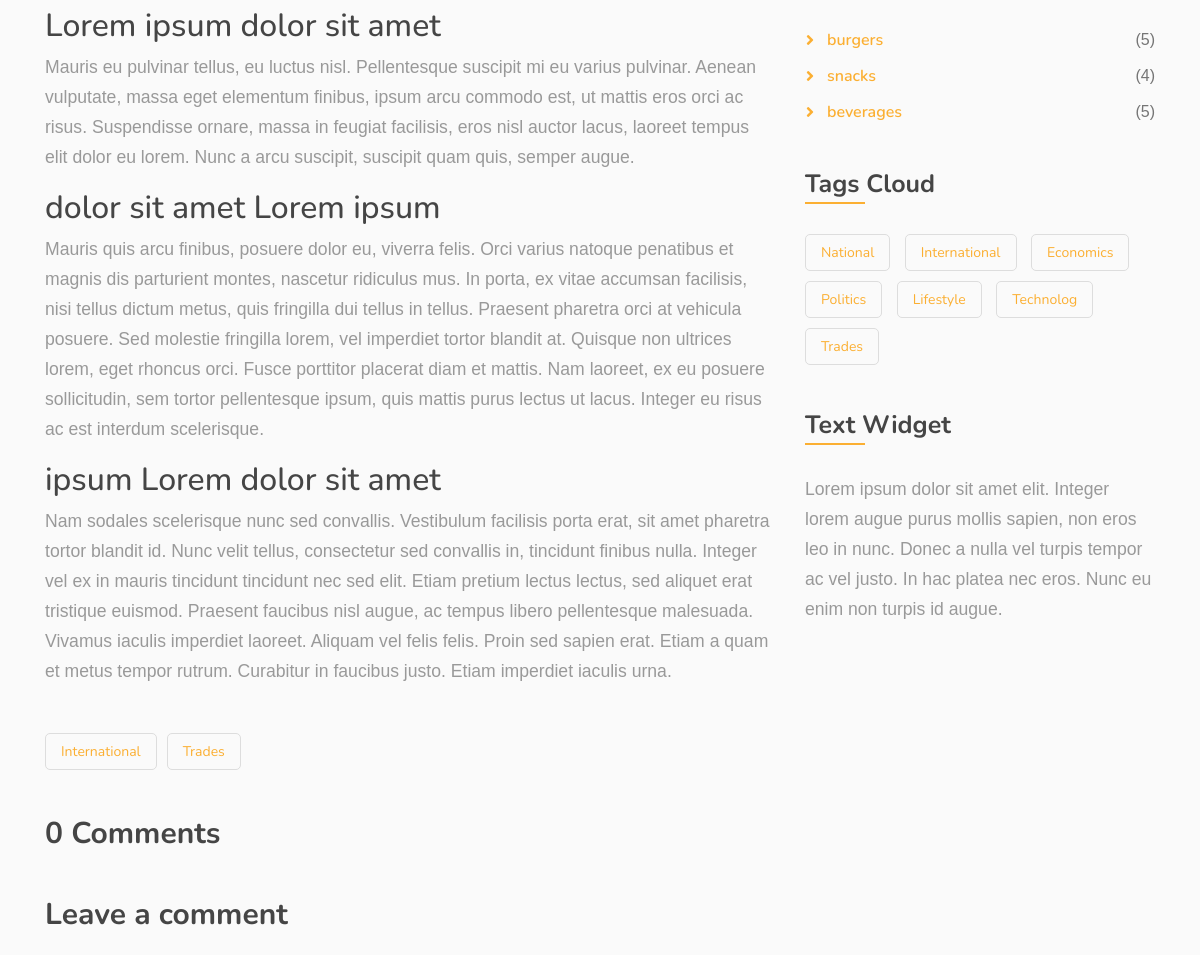
Page /single.php?id=1 (middle part) on the earlier database version.
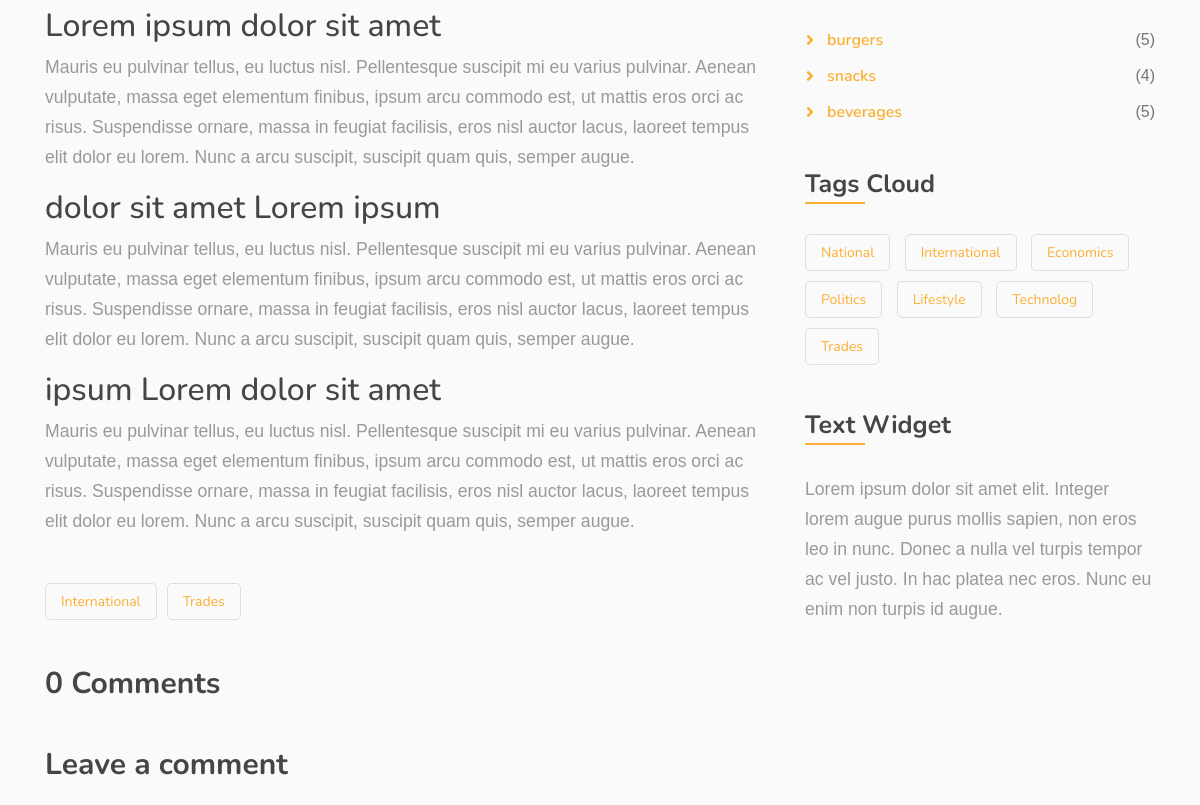
Same page on the later database version.
### tables this page shows
CREATE TABLE `food_blog` (
  `id` int(16) NOT NULL,
  `title1` varchar(256) NOT NULL,
  `title2` varchar(256) NOT NULL,
  `title3` varchar(256) NOT NULL,
  `info1` text NOT NULL,
  `info2` text NOT NULL,
  `info3` text NOT NULL,
  `img` varchar(128) NOT NULL,
  `categories` varchar(128) NOT NULL,
  `date` int(32) NOT NULL,
  `tag` text NOT NULL
);

### single.php (the view, shortened to what this page needs)
<!DOCTYPE html>
<html lang="en">
<head>
    <link href="https://stackpath.bootstrapcdn.com/bootstrap/4.4.1/css/bootstrap.min.css" rel="stylesheet">
    <link href="https://cdnjs.cloudflare.com/ajax/libs/font-awesome/5.10.0/css/all.min.css" rel="stylesheet">
    <link href="lib/animate/animate.min.css" rel="stylesheet">
    <link href="lib/owlcarousel/assets/owl.carousel.min.css" rel="stylesheet">
    <link href="lib/flaticon/font/flaticon.css" rel="stylesheet">
    <link href="lib/tempusdominus/css/tempusdominus-bootstrap-4.min.css" rel="stylesheet" />
    <link href="css/style.css" rel="stylesheet">
</head>
<body>
    <div class="single">
        <div class="container">
            <div class="row">
                <div class="col-lg-8">
                    <?php
                    require_once "./php/db.php";
                    $query = "SELECT * FROM food_blog WHERE id=$_GET[id]";
                    $result = mysqli_query($mysqli, $query);
                    $row = mysqli_fetch_assoc($result);
                    ?>
                    <div class="single-content">
                        <h2><?php echo $row['title1'] ?></h2>
                        <p><?php echo $row['info1'] ?></p>
                        <h2><?php echo $row['title2'] ?></h2>
                        <p><?php echo $row['info2'] ?></p>
                        <h2><?php echo $row['title3'] ?></h2>
                        <p><?php echo $row['info3'] ?></p>
                    </div>
                    <?php
                    $newText = $row['tag'];
                    $blogs = explode(",", $newText);
                    ?>
                    <div class="single-tags">
                        <?php
                        foreach ($blogs as $blog) {
                        ?>
                            <a href="blog.php?tag=<?php echo $blog ?>"><?php echo $blog ?></a>
                        <?php
                        }
                        ?>
                    </div>
                    <?php
                    require_once "php/db.php";
                    $queryCount = "SELECT * FROM comment WHERE blog_id = '" . $_GET['id'] . "'";
                    $resultCount = mysqli_query($mysqli, $queryCount);
                    $count = mysqli_num_rows($resultCount);
                    ?>
                    <div class="single-comment">
                        <h2><?php echo $count; ?> Comments</h2>
                    </div>
                    <div class="comment-form">
                        <h2>Leave a comment</h2>
                    </div>
                </div>
                <div class="col-lg-4">
                    <div class="sidebar">
                        <div class="sidebar-widget">
                            <div class="category-widget">
                                <ul>
                                    <?php
                                    $query = "SELECT id, name FROM food_categories";
                                    $result = mysqli_query($mysqli, $query);
                                    while ($row = mysqli_fetch_assoc($result)) {
                                        $query1 = "SELECT id FROM all_foods WHERE categories_id = '" . $row['id'] . "'";
                                        $result1 = mysqli_query($mysqli, $query1);
                                        $count = mysqli_num_rows($result1);
                                    ?>
                                        <li><a href="menu.php#menu"><?php echo $row["name"] ?></a><span>(<?php echo $count; ?>)</span></li>
                                    <?php } ?>
                                </ul>
                            </div>
                        </div>
                        <div class="sidebar-widget">
                            <h2 class="widget-title">Tags Cloud</h2>
                            <div class="tag-widget">
                                <?php
                                $query = "SELECT * FROM tags";
                                $result = mysqli_query($mysqli, $query);
                                while ($row = mysqli_fetch_assoc($result)) {
                                ?>
                                    <a href="blog.php?&tag=<?php echo $row['name']; ?>"><?php echo $row["name"]; ?></a>
                                <?php } ?>
                            </div>
                        </div>
                        <div class="sidebar-widget">
                            <h2 class="widget-title">Text Widget</h2>
                            <div class="text-widget">
                                <p>
                                    Lorem ipsum dolor sit amet elit. Integer lorem augue purus mollis sapien, non eros leo in nunc. Donec a nulla vel turpis tempor ac vel justo. In hac platea nec eros. Nunc eu enim non turpis id augue.
                                </p>
                            </div>
                        </div>
                    </div>
                </div>
            </div>
        </div>
    </div>
</body>
</html>

Differences in the rows shown:
changed food_blog "Lorem ipsum dolor sit amet": info2 "Mauris quis arcu finibus, posuere dolor eu, viverra felis. Orci varius natoque penatibus et magnis dis parturient montes, nascetur ridiculus mus. In porta, ex vitae accumsan facilisis, nisi tellus dictum metus, quis fringilla dui tellus in tellus. Praesent pharetra orci at vehicula posuere. Sed molestie fringilla lorem, vel imperdiet tortor blandit at. Quisque non ultrices lorem, eget rhoncus orci. Fusce porttitor placerat diam et mattis. Nam laoreet, ex eu posuere sollicitudin, sem tortor pellentesque ipsum, quis mattis purus lectus ut lacus. Integer eu risus ac est interdum scelerisque." → "Mauris eu pulvinar tellus, eu luctus nisl. Pellentesque suscipit mi eu varius pulvinar. Aenean vulputate, massa eget elementum finibus, ipsum arcu commodo est, ut mattis eros orci ac risus. Suspendisse ornare, massa in feugiat facilisis, eros nisl auctor lacus, laoreet tempus elit dolor eu lorem. Nunc a arcu suscipit, suscipit quam quis, semper augue."; info3 "Nam sodales scelerisque nunc sed convallis. Vestibulum facilisis porta erat, sit amet pharetra tortor blandit id. Nunc velit tellus, consectetur sed convallis in, tincidunt finibus nulla. Integer vel ex in mauris tincidunt tincidunt nec sed elit. Etiam pretium lectus lectus, sed aliquet erat tristique euismod. Praesent faucibus nisl augue, ac tempus libero pellentesque malesuada. Vivamus iaculis imperdiet laoreet. Aliquam vel felis felis. Proin sed sapien erat. Etiam a quam et metus tempor rutrum. Curabitur in faucibus justo. Etiam imperdiet iaculis urna." → "Mauris eu pulvinar tellus, eu luctus nisl. Pellentesque suscipit mi eu varius pulvinar. Aenean vulputate, massa eget elementum finibus, ipsum arcu commodo est, ut mattis eros orci ac risus. Suspendisse ornare, massa in feugiat facilisis, eros nisl auctor lacus, laoreet tempus elit dolor eu lorem. Nunc a arcu suscipit, suscipit quam quis, semper augue."
